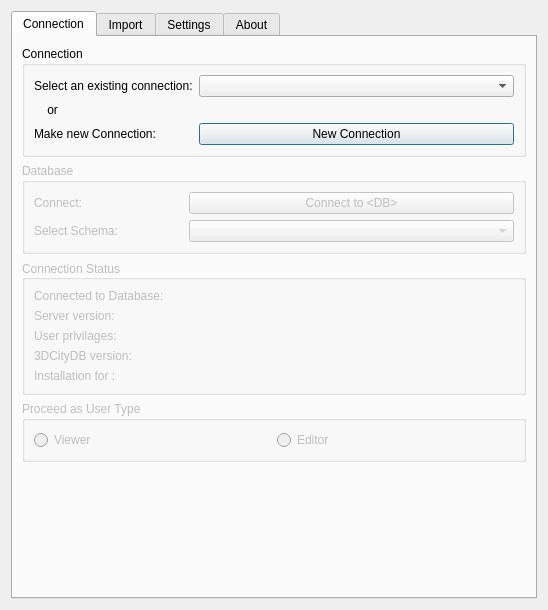
<?xml version="1.0" encoding="UTF-8"?>
<ui version="4.0">
 <class>DBLoaderDialogBase</class>
 <widget class="QDialog" name="DBLoaderDialogBase">
  <property name="enabled">
   <bool>true</bool>
  </property>
  <property name="geometry">
   <rect>
    <x>0</x>
    <y>0</y>
    <width>546</width>
    <height>610</height>
   </rect>
  </property>
  <property name="sizePolicy">
   <sizepolicy hsizetype="Preferred" vsizetype="Preferred">
    <horstretch>0</horstretch>
    <verstretch>0</verstretch>
   </sizepolicy>
  </property>
  <property name="minimumSize">
   <size>
    <width>0</width>
    <height>0</height>
   </size>
  </property>
  <property name="windowTitle">
   <string>3DCityDB-Loader</string>
  </property>
  <property name="windowIcon">
   <iconset>
    <normaloff>../icons/plugin_icon.png</normaloff>../icons/plugin_icon.png</iconset>
  </property>
  <property name="sizeGripEnabled">
   <bool>false</bool>
  </property>
  <property name="modal">
   <bool>false</bool>
  </property>
  <layout class="QVBoxLayout" name="verticalLayout_container">
   <item>
    <widget class="QTabWidget" name="wdgMain">
     <property name="enabled">
      <bool>true</bool>
     </property>
     <property name="sizePolicy">
      <sizepolicy hsizetype="Preferred" vsizetype="Preferred">
       <horstretch>0</horstretch>
       <verstretch>0</verstretch>
      </sizepolicy>
     </property>
     <property name="minimumSize">
      <size>
       <width>0</width>
       <height>0</height>
      </size>
     </property>
     <property name="toolTip">
      <string/>
     </property>
     <property name="toolTipDuration">
      <number>-1</number>
     </property>
     <property name="currentIndex">
      <number>0</number>
     </property>
     <property name="iconSize">
      <size>
       <width>16</width>
       <height>16</height>
      </size>
     </property>
     <property name="documentMode">
      <bool>false</bool>
     </property>
     <property name="tabsClosable">
      <bool>false</bool>
     </property>
     <property name="movable">
      <bool>false</bool>
     </property>
     <property name="tabBarAutoHide">
      <bool>false</bool>
     </property>
     <widget class="QWidget" name="tabConnection">
      <property name="enabled">
       <bool>true</bool>
      </property>
      <property name="sizePolicy">
       <sizepolicy hsizetype="Preferred" vsizetype="Preferred">
        <horstretch>0</horstretch>
        <verstretch>0</verstretch>
       </sizepolicy>
      </property>
      <property name="minimumSize">
       <size>
        <width>0</width>
        <height>0</height>
       </size>
      </property>
      <property name="baseSize">
       <size>
        <width>0</width>
        <height>0</height>
       </size>
      </property>
      <attribute name="icon">
       <iconset resource="../resources.qrc">
        <normaloff>:/plugins/citydb_loader/icons/postgres_elephant.svg</normaloff>:/plugins/citydb_loader/icons/postgres_elephant.svg</iconset>
      </attribute>
      <attribute name="title">
       <string>Connection</string>
      </attribute>
      <layout class="QVBoxLayout" name="verticalLayout_ConnectionTab">
       <item>
        <widget class="QGroupBox" name="gbxConnection">
         <property name="sizePolicy">
          <sizepolicy hsizetype="MinimumExpanding" vsizetype="Maximum">
           <horstretch>0</horstretch>
           <verstretch>0</verstretch>
          </sizepolicy>
         </property>
         <property name="minimumSize">
          <size>
           <width>0</width>
           <height>0</height>
          </size>
         </property>
         <property name="title">
          <string>Connection</string>
         </property>
         <property name="flat">
          <bool>false</bool>
         </property>
         <property name="checkable">
          <bool>false</bool>
         </property>
         <layout class="QFormLayout" name="formLayout_Connection">
          <item row="0" column="0">
           <widget class="QLabel" name="lblExistingConnection">
            <property name="text">
             <string>Select an existing connection:</string>
            </property>
           </widget>
          </item>
          <item row="0" column="1">
           <widget class="QComboBox" name="cbxExistingConnection">
            <property name="sizePolicy">
             <sizepolicy hsizetype="MinimumExpanding" vsizetype="Fixed">
              <horstretch>0</horstretch>
              <verstretch>0</verstretch>
             </sizepolicy>
            </property>
            <property name="toolTip">
             <string>uylilu</string>
            </property>
            <property name="accessibleName">
             <string/>
            </property>
            <property name="autoFillBackground">
             <bool>false</bool>
            </property>
            <property name="editable">
             <bool>false</bool>
            </property>
            <property name="currentText">
             <string/>
            </property>
            <property name="frame">
             <bool>true</bool>
            </property>
           </widget>
          </item>
          <item row="1" column="0">
           <widget class="QLabel" name="lblOr">
            <property name="text">
             <string>    or</string>
            </property>
           </widget>
          </item>
          <item row="2" column="0">
           <widget class="QLabel" name="lblNewConnection">
            <property name="text">
             <string>Make new Connection:</string>
            </property>
           </widget>
          </item>
          <item row="2" column="1">
           <widget class="QPushButton" name="btnNewConnection">
            <property name="enabled">
             <bool>true</bool>
            </property>
            <property name="sizePolicy">
             <sizepolicy hsizetype="MinimumExpanding" vsizetype="Fixed">
              <horstretch>0</horstretch>
              <verstretch>0</verstretch>
             </sizepolicy>
            </property>
            <property name="text">
             <string>New Connection</string>
            </property>
            <property name="checkable">
             <bool>false</bool>
            </property>
            <property name="checked">
             <bool>false</bool>
            </property>
           </widget>
          </item>
         </layout>
        </widget>
       </item>
       <item>
        <widget class="QGroupBox" name="gbxDatabase">
         <property name="enabled">
          <bool>false</bool>
         </property>
         <property name="sizePolicy">
          <sizepolicy hsizetype="MinimumExpanding" vsizetype="Maximum">
           <horstretch>0</horstretch>
           <verstretch>0</verstretch>
          </sizepolicy>
         </property>
         <property name="title">
          <string>Database</string>
         </property>
         <layout class="QGridLayout" name="gridLayout_Database">
          <item row="0" column="0">
           <widget class="QLabel" name="lblConnectToDB">
            <property name="enabled">
             <bool>false</bool>
            </property>
            <property name="text">
             <string>Connect:</string>
            </property>
           </widget>
          </item>
          <item row="2" column="2">
           <widget class="QComboBox" name="cbxSchema">
            <property name="enabled">
             <bool>false</bool>
            </property>
           </widget>
          </item>
          <item row="2" column="0">
           <widget class="QLabel" name="lblSchema">
            <property name="enabled">
             <bool>false</bool>
            </property>
            <property name="text">
             <string>Select Schema:</string>
            </property>
           </widget>
          </item>
          <item row="0" column="2">
           <widget class="QPushButton" name="btnConnectToDB">
            <property name="enabled">
             <bool>false</bool>
            </property>
            <property name="sizePolicy">
             <sizepolicy hsizetype="MinimumExpanding" vsizetype="Fixed">
              <horstretch>0</horstretch>
              <verstretch>0</verstretch>
             </sizepolicy>
            </property>
            <property name="text">
             <string>Connect to &lt;DB&gt;</string>
            </property>
           </widget>
          </item>
          <item row="0" column="1">
           <spacer name="horizontalSpacer">
            <property name="orientation">
             <enum>Qt::Horizontal</enum>
            </property>
            <property name="sizeType">
             <enum>QSizePolicy::Minimum</enum>
            </property>
            <property name="sizeHint" stdset="0">
             <size>
              <width>65</width>
              <height>20</height>
             </size>
            </property>
           </spacer>
          </item>
          <item row="2" column="1">
           <spacer name="horizontalSpacer_2">
            <property name="enabled">
             <bool>false</bool>
            </property>
            <property name="orientation">
             <enum>Qt::Horizontal</enum>
            </property>
            <property name="sizeType">
             <enum>QSizePolicy::Minimum</enum>
            </property>
            <property name="sizeHint" stdset="0">
             <size>
              <width>65</width>
              <height>20</height>
             </size>
            </property>
           </spacer>
          </item>
         </layout>
        </widget>
       </item>
       <item>
        <widget class="QGroupBox" name="gbxConnectionStatus">
         <property name="enabled">
          <bool>false</bool>
         </property>
         <property name="sizePolicy">
          <sizepolicy hsizetype="MinimumExpanding" vsizetype="Maximum">
           <horstretch>0</horstretch>
           <verstretch>0</verstretch>
          </sizepolicy>
         </property>
         <property name="focusPolicy">
          <enum>Qt::NoFocus</enum>
         </property>
         <property name="autoFillBackground">
          <bool>false</bool>
         </property>
         <property name="title">
          <string>Connection Status</string>
         </property>
         <property name="alignment">
          <set>Qt::AlignLeading|Qt::AlignLeft|Qt::AlignVCenter</set>
         </property>
         <property name="flat">
          <bool>false</bool>
         </property>
         <property name="checkable">
          <bool>false</bool>
         </property>
         <layout class="QFormLayout" name="formLayout_2">
          <item row="0" column="0">
           <widget class="QLabel" name="lblConnectedToDB">
            <property name="sizePolicy">
             <sizepolicy hsizetype="MinimumExpanding" vsizetype="Maximum">
              <horstretch>0</horstretch>
              <verstretch>0</verstretch>
             </sizepolicy>
            </property>
            <property name="frameShape">
             <enum>QFrame::NoFrame</enum>
            </property>
            <property name="frameShadow">
             <enum>QFrame::Plain</enum>
            </property>
            <property name="lineWidth">
             <number>2</number>
            </property>
            <property name="text">
             <string>Connected to Database:</string>
            </property>
            <property name="alignment">
             <set>Qt::AlignLeading|Qt::AlignLeft|Qt::AlignTop</set>
            </property>
           </widget>
          </item>
          <item row="1" column="0">
           <widget class="QLabel" name="lblServerVersion">
            <property name="text">
             <string>Server version:</string>
            </property>
           </widget>
          </item>
          <item row="2" column="0">
           <widget class="QLabel" name="lblUserPrivileges">
            <property name="text">
             <string>User privilages:</string>
            </property>
           </widget>
          </item>
          <item row="3" column="0">
           <widget class="QLabel" name="lbl3DCityDBVersion">
            <property name="text">
             <string>3DCityDB version:</string>
            </property>
           </widget>
          </item>
          <item row="4" column="0">
           <widget class="QLabel" name="lblInstall">
            <property name="text">
             <string>Installation for &lt;schema&gt;:</string>
            </property>
           </widget>
          </item>
          <item row="0" column="1">
           <widget class="QLabel" name="lblConnectedToDB_out">
            <property name="text">
             <string/>
            </property>
            <property name="alignment">
             <set>Qt::AlignLeading|Qt::AlignLeft|Qt::AlignVCenter</set>
            </property>
           </widget>
          </item>
          <item row="1" column="1">
           <widget class="QLabel" name="lblServerVersion_out">
            <property name="text">
             <string/>
            </property>
           </widget>
          </item>
          <item row="2" column="1">
           <widget class="QLabel" name="lblUserPrivileges_out">
            <property name="text">
             <string/>
            </property>
            <property name="wordWrap">
             <bool>true</bool>
            </property>
            <property name="margin">
             <number>0</number>
            </property>
            <property name="indent">
             <number>-1</number>
            </property>
           </widget>
          </item>
          <item row="3" column="1">
           <widget class="QLabel" name="lbl3DCityDBVersion_out">
            <property name="text">
             <string/>
            </property>
           </widget>
          </item>
          <item row="4" column="1">
           <widget class="QLabel" name="lblInstall_out">
            <property name="text">
             <string/>
            </property>
            <property name="wordWrap">
             <bool>true</bool>
            </property>
           </widget>
          </item>
         </layout>
        </widget>
       </item>
       <item>
        <widget class="QGroupBox" name="gbxUserType">
         <property name="enabled">
          <bool>false</bool>
         </property>
         <property name="title">
          <string>Proceed as User Type</string>
         </property>
         <layout class="QHBoxLayout" name="horizontalLayout">
          <item>
           <widget class="QRadioButton" name="rdViewer">
            <property name="text">
             <string>Viewer</string>
            </property>
            <attribute name="buttonGroup">
             <string notr="true">buttonGroup</string>
            </attribute>
           </widget>
          </item>
          <item>
           <widget class="QRadioButton" name="rdEditor">
            <property name="text">
             <string>Editor</string>
            </property>
            <attribute name="buttonGroup">
             <string notr="true">buttonGroup</string>
            </attribute>
           </widget>
          </item>
         </layout>
        </widget>
       </item>
       <item>
        <spacer name="verticalSpacer_3">
         <property name="orientation">
          <enum>Qt::Vertical</enum>
         </property>
         <property name="sizeHint" stdset="0">
          <size>
           <width>20</width>
           <height>40</height>
          </size>
         </property>
        </spacer>
       </item>
      </layout>
     </widget>
     <widget class="QWidget" name="tabImport">
      <property name="enabled">
       <bool>false</bool>
      </property>
      <attribute name="icon">
       <iconset resource="../resources.qrc">
        <normaloff>:/plugins/citydb_loader/icons/plugin_icon.png</normaloff>:/plugins/citydb_loader/icons/plugin_icon.png</iconset>
      </attribute>
      <attribute name="title">
       <string>Import</string>
      </attribute>
      <layout class="QGridLayout" name="gridLayout_ImportTab">
       <item row="2" column="0">
        <layout class="QVBoxLayout" name="verticalLayout_12">
         <item>
          <widget class="QLabel" name="lblDbSchema">
           <property name="enabled">
            <bool>false</bool>
           </property>
           <property name="text">
            <string>Database: &lt;Database&gt;
Schema: &lt;Schema&gt;</string>
           </property>
          </widget>
         </item>
         <item>
          <widget class="QGroupBox" name="grbExtent">
           <property name="title">
            <string>Extent</string>
           </property>
           <layout class="QVBoxLayout" name="verticalLayout_2">
            <item>
             <widget class="QPushButton" name="btnCityExtents">
              <property name="text">
               <string>Calculate from City model</string>
              </property>
             </widget>
            </item>
            <item>
             <widget class="QgsExtentGroupBox" name="qgrbExtent">
              <property name="enabled">
               <bool>false</bool>
              </property>
              <property name="sizePolicy">
               <sizepolicy hsizetype="MinimumExpanding" vsizetype="Maximum">
                <horstretch>0</horstretch>
                <verstretch>0</verstretch>
               </sizepolicy>
              </property>
              <property name="minimumSize">
               <size>
                <width>480</width>
                <height>162</height>
               </size>
              </property>
              <property name="autoFillBackground">
               <bool>false</bool>
              </property>
              <property name="title">
               <string/>
              </property>
              <property name="flat">
               <bool>false</bool>
              </property>
              <property name="checkable">
               <bool>false</bool>
              </property>
              <property name="collapsed">
               <bool>false</bool>
              </property>
             </widget>
            </item>
           </layout>
          </widget>
         </item>
         <item>
          <widget class="QGroupBox" name="grbFeature">
           <property name="sizePolicy">
            <sizepolicy hsizetype="Preferred" vsizetype="Preferred">
             <horstretch>0</horstretch>
             <verstretch>0</verstretch>
            </sizepolicy>
           </property>
           <property name="title">
            <string>CityObject Feature</string>
           </property>
           <layout class="QVBoxLayout" name="verticalLayout_6">
            <item>
             <layout class="QFormLayout" name="formLayout_10">
              <item row="0" column="0">
               <widget class="QLabel" name="lvlFeature">
                <property name="text">
                 <string>Select module:</string>
                </property>
               </widget>
              </item>
              <item row="0" column="1">
               <widget class="QComboBox" name="qcbxFeature"/>
              </item>
             </layout>
            </item>
            <item>
             <widget class="QgsCollapsibleGroupBox" name="gbxSubFeatures">
              <property name="title">
               <string>Select features</string>
              </property>
              <layout class="QGridLayout" name="gridLayout_2"/>
             </widget>
            </item>
            <item>
             <widget class="QGroupBox" name="grbGeometry">
              <property name="title">
               <string>Geometry</string>
              </property>
              <layout class="QVBoxLayout" name="verticalLayout_8">
               <item>
                <layout class="QFormLayout" name="formLayout_6">
                 <item row="0" column="0">
                  <widget class="QLabel" name="lblGeometryLvl">
                   <property name="text">
                    <string>Select geometry level:</string>
                   </property>
                  </widget>
                 </item>
                 <item row="0" column="1">
                  <widget class="QComboBox" name="cbxGeometryLvl"/>
                 </item>
                </layout>
               </item>
               <item>
                <widget class="QgsCollapsibleGroupBox" name="gbxOptRepres">
                 <property name="title">
                  <string>Select representation</string>
                 </property>
                 <layout class="QGridLayout" name="gridLayout_4"/>
                </widget>
               </item>
               <item>
                <layout class="QFormLayout" name="formLayout"/>
               </item>
              </layout>
             </widget>
            </item>
           </layout>
          </widget>
         </item>
         <item>
          <widget class="QPushButton" name="btnImport">
           <property name="enabled">
            <bool>false</bool>
           </property>
           <property name="text">
            <string>Import &lt;feature&gt; feature</string>
           </property>
          </widget>
         </item>
        </layout>
       </item>
      </layout>
     </widget>
     <widget class="QWidget" name="tabSettings">
      <property name="enabled">
       <bool>true</bool>
      </property>
      <attribute name="icon">
       <iconset resource="../resources.qrc">
        <normaloff>:/plugins/citydb_loader/icons/settings_icon.svg</normaloff>:/plugins/citydb_loader/icons/settings_icon.svg</iconset>
      </attribute>
      <attribute name="title">
       <string>Settings</string>
      </attribute>
      <layout class="QVBoxLayout" name="verticalLayout_SettingsTab">
       <item>
        <widget class="QGroupBox" name="gbxInstall">
         <property name="enabled">
          <bool>true</bool>
         </property>
         <property name="sizePolicy">
          <sizepolicy hsizetype="MinimumExpanding" vsizetype="Maximum">
           <horstretch>0</horstretch>
           <verstretch>0</verstretch>
          </sizepolicy>
         </property>
         <property name="title">
          <string>Installation</string>
         </property>
         <layout class="QVBoxLayout" name="verticalLayout_installation">
          <item>
           <widget class="QPushButton" name="btnInstallDB">
            <property name="enabled">
             <bool>false</bool>
            </property>
            <property name="text">
             <string>Install plugin contents to database {DB} for schema {SC}</string>
            </property>
            <property name="icon">
             <iconset resource="../resources.qrc">
              <normaloff>:/plugins/citydb_loader/icons/install_icon.svg</normaloff>:/plugins/citydb_loader/icons/install_icon.svg</iconset>
            </property>
            <property name="checkable">
             <bool>false</bool>
            </property>
            <property name="checked">
             <bool>false</bool>
            </property>
            <property name="default">
             <bool>false</bool>
            </property>
            <property name="flat">
             <bool>false</bool>
            </property>
           </widget>
          </item>
          <item>
           <widget class="QPushButton" name="btnUnInstallDB">
            <property name="enabled">
             <bool>false</bool>
            </property>
            <property name="text">
             <string>Un-install plugin contents from database {DB} for schema {SC}</string>
            </property>
            <property name="icon">
             <iconset resource="../resources.qrc">
              <normaloff>:/plugins/citydb_loader/icons/uninstall_icon.svg</normaloff>:/plugins/citydb_loader/icons/uninstall_icon.svg</iconset>
            </property>
            <property name="default">
             <bool>false</bool>
            </property>
           </widget>
          </item>
          <item>
           <widget class="QPushButton" name="btnClearDB">
            <property name="enabled">
             <bool>false</bool>
            </property>
            <property name="text">
             <string>Clear entire {DB} database from plugin contents</string>
            </property>
            <property name="icon">
             <iconset resource="../resources.qrc">
              <normaloff>:/plugins/citydb_loader/icons/uninstall_icon.svg</normaloff>:/plugins/citydb_loader/icons/uninstall_icon.svg</iconset>
            </property>
            <property name="default">
             <bool>false</bool>
            </property>
           </widget>
          </item>
         </layout>
        </widget>
       </item>
       <item>
        <widget class="QGroupBox" name="gbxDatabaseSettings">
         <property name="sizePolicy">
          <sizepolicy hsizetype="MinimumExpanding" vsizetype="Maximum">
           <horstretch>0</horstretch>
           <verstretch>0</verstretch>
          </sizepolicy>
         </property>
         <property name="title">
          <string>Database</string>
         </property>
         <layout class="QVBoxLayout" name="verticalLayout_databaseSettings">
          <item>
           <widget class="QPushButton" name="btnRefreshViews">
            <property name="enabled">
             <bool>false</bool>
            </property>
            <property name="text">
             <string>Refresh views for schema {SC} in database {DB}</string>
            </property>
            <property name="icon">
             <iconset resource="../resources.qrc">
              <normaloff>:/plugins/citydb_loader/icons/refresh_icon.svg</normaloff>:/plugins/citydb_loader/icons/refresh_icon.svg</iconset>
            </property>
           </widget>
          </item>
         </layout>
        </widget>
       </item>
       <item>
        <spacer name="verticalSpacer">
         <property name="orientation">
          <enum>Qt::Vertical</enum>
         </property>
         <property name="sizeHint" stdset="0">
          <size>
           <width>20</width>
           <height>40</height>
          </size>
         </property>
        </spacer>
       </item>
      </layout>
     </widget>
     <widget class="QWidget" name="tabAbout">
      <attribute name="icon">
       <iconset resource="../resources.qrc">
        <normaloff>:/plugins/citydb_loader/icons/info_icon.svg</normaloff>:/plugins/citydb_loader/icons/info_icon.svg</iconset>
      </attribute>
      <attribute name="title">
       <string>About</string>
      </attribute>
      <layout class="QVBoxLayout" name="verticalLayout">
       <item>
        <widget class="QLabel" name="lblInfo">
         <property name="sizePolicy">
          <sizepolicy hsizetype="Maximum" vsizetype="Maximum">
           <horstretch>0</horstretch>
           <verstretch>0</verstretch>
          </sizepolicy>
         </property>
         <property name="frameShape">
          <enum>QFrame::Panel</enum>
         </property>
         <property name="frameShadow">
          <enum>QFrame::Raised</enum>
         </property>
         <property name="lineWidth">
          <number>1</number>
         </property>
         <property name="text">
          <string>name=3DCityDB-Loader
qgisMinimumVersion=3.0
description=This is an experimental plugin for 3DCityDB data visualization and manipulation.
version=0.1
author=Konstantinos Pantelios
email=konstantinospantelios@yahoo.com

about=Relational database are very good at storing and handling massive amount of data, however everyday users often find it hard to navigate, explore and work with data directly from the database. This plugin can be used to bring 3DCityDB data into the more widespread and straitforward world of QGIS.

tracker=https://github.com/Konstantinos-Pantelios/3DCityDB-QGIS-Loader
repository=https://github.com/Konstantinos-Pantelios/3DCityDB-QGIS-Loader</string>
         </property>
         <property name="textFormat">
          <enum>Qt::AutoText</enum>
         </property>
         <property name="scaledContents">
          <bool>true</bool>
         </property>
         <property name="wordWrap">
          <bool>true</bool>
         </property>
        </widget>
       </item>
       <item>
        <spacer name="verticalSpacer_2">
         <property name="orientation">
          <enum>Qt::Vertical</enum>
         </property>
         <property name="sizeHint" stdset="0">
          <size>
           <width>20</width>
           <height>40</height>
          </size>
         </property>
        </spacer>
       </item>
      </layout>
     </widget>
    </widget>
   </item>
  </layout>
 </widget>
 <customwidgets>
  <customwidget>
   <class>QgsCollapsibleGroupBox</class>
   <extends>QGroupBox</extends>
   <header>qgscollapsiblegroupbox.h</header>
   <container>1</container>
  </customwidget>
  <customwidget>
   <class>QgsExtentGroupBox</class>
   <extends>QgsCollapsibleGroupBox</extends>
   <header>qgsextentgroupbox.h</header>
   <container>1</container>
  </customwidget>
 </customwidgets>
 <connections/>
 <buttongroups>
  <buttongroup name="buttonGroup"/>
 </buttongroups>
</ui>
